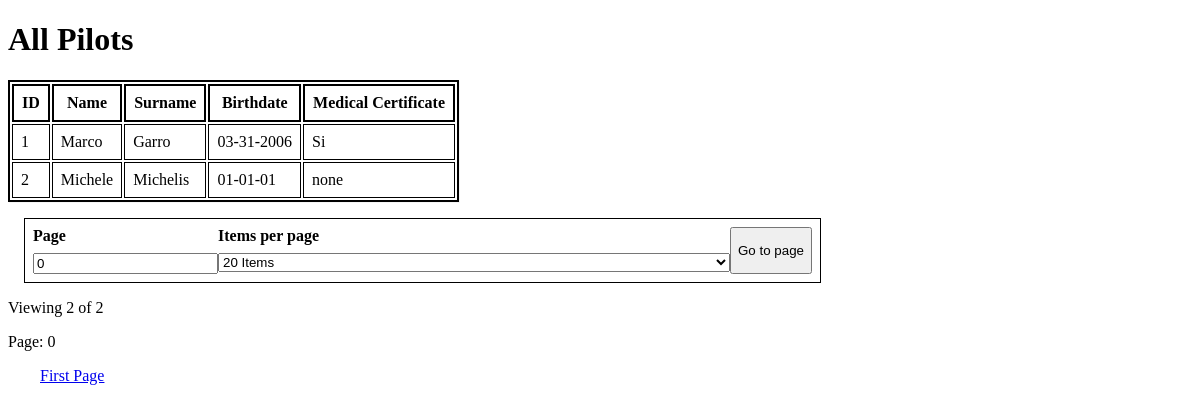
The page /pilots.php on the database as committed earlier.
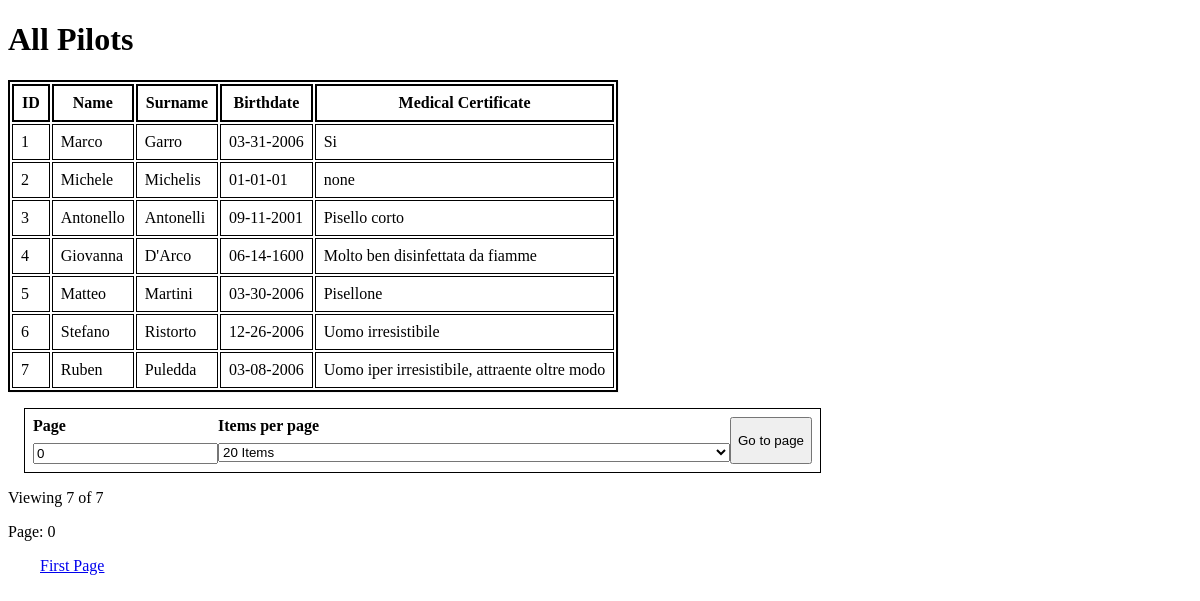
The same page on the database as committed later.
### tables this page shows
CREATE TABLE studentPilot(
    id INTEGER PRIMARY KEY AUTOINCREMENT,
    name TEXT,
    surname TEXT,
    birthDate DATE,
    medicalCertificate TEXT
);

### Dao/PilotsDAO.php (called while the page is built, shortened)
<?php
include_once ("./Classes/Pilot.php");
class PilotsDAO extends GenericDAO {
  public static function getCount(): int {
    $result = GenericDAO::$pdo->query("SELECT COUNT(*) FROM studentPilot;");
    $rows = $result->fetch(PDO::FETCH_NUM);
    return $rows[0];
  }
  public static function readPage($items, $offset): ?array {
    $result = GenericDAO::$pdo->query("SELECT * FROM studentPilot ORDER BY id LIMIT $items OFFSET $offset;");
    $rows = $result->fetchAll(PDO::FETCH_ASSOC);
    $pilots = array();
    foreach ($rows as $row) {
      $pilots[] = new Pilot(
         $row["id"],
         $row["name"],
         $row["surname"],
         $row["birthDate"],
         $row["medicalCertificate"]
      );
    }
    return $pilots;
  }
}

### Classes/Pilot.php (the view, shortened to what this page needs)
<?php
class Pilot {
  private $id;
  private $name;
  private $surname;
  private $birthDate;
  private $medicalCertificate;
  public function __construct($id, $name, $surname, $birthDate, $medicalCertificate)
  {
    $this->id = $id;
    $this->name = $name;
    $this->surname = $surname;
    $this->birthDate = $birthDate;
    $this->medicalCertificate = $medicalCertificate;
  }
  public function toRow(): string {
    return <<< HTML
<tr>
    <td>$this->id</td>
    <td>$this->name</td>
    <td>$this->surname</td>
    <td>$this->birthDate</td>
    <td>$this->medicalCertificate</td>
</tr>
HTML;
  }
}

### pilots.php (shortened to what this page needs)
<?php
include_once ("Classes/Pilot.php");
include_once ("Dao/GenericDAO.php");
include_once ("Dao/PilotsDAO.php");
$items = $_GET['items'] ?? 20;
$offset = $_GET['page'] ?? 0;
$pilots = array();
$totalItems = 0;
try {
  $totalItems = PilotsDAO::getCount();
  if($offset + 1 * $items > $totalItems){
      $offset = 0;
  }
  $pilots = PilotsDAO::readPage($items, $offset * $items);
} catch (Exception $exception) {
  echo "<h1>".$exception->getMessage()."</h1>";
}
?>
<!DOCTYPE html>
<html lang="en">
<head>
  <link rel="stylesheet" type="text/css" href="index.css" />
</head>
<body>
    <h1>All Pilots</h1>
    <table>
        <thead>
            <tr>
                <th>ID</th>
                <th>Name</th>
                <th>Surname</th>
                <th>Birthdate</th>
                <th>Medical Certificate</th>
            </tr>
        </thead>
        <tbody>
            <?php
            if(count($pilots) > 0) {
              foreach ($pilots as $pilot) {
                echo $pilot->toRow();
              }
            } else {
                echo "<h2>no results</h2>";
            }
            ?>
        </tbody>
    </table>
    <footer>
        <form action="pilots.php" method="get">
            <label>Page
                <input type="number" name="page" id="page" value="<?php echo $offset?>" required>
            </label>
            <label>Items per page
                <select id="items" name="items" required>
                    <option value="20" <?php echo ($items == 20)? "selected" : "" ?>>20 Items</option>
                </select>
            </label>
            <button type="submit">Go to page</button>
        </form>
        <p>Viewing <?php
          $viewingItems = $items * ($offset + 1);
          if($viewingItems > $totalItems) $viewingItems = $totalItems;
          echo $viewingItems;
          ?> of <?php echo $totalItems ?></p>
        <p>Page: <?php echo $offset ?></p>
        <a href="pilots.php?items=<?php echo $items?>&page=0">First Page</a>
    </footer>
</body>
</html>

### index.css (style rules this page uses)
body { color: black; }
td, th { border: black 1px solid; padding: 0.5rem; }
table, th { border: black 2px solid; }
table { box-shadow: 1px 1px #0000000a; }
form { border: black 1px solid; margin: 1rem; padding: 0.5rem; display: flex; justify-content: space-between; }
form label { display: flex; flex-flow: column; gap: 0.5rem; font-weight: bold; }
form label select { width: 32rem; }
footer { display: inline-block; }
footer a { padding: 1rem; margin-left: 1rem; }

Rows that differ between the two databases and show on the page:
added studentpilot: id "3", name "Antonello", surname "Antonelli", birthDate "09-11-2001", medicalCertificate "Pisello corto"
added studentpilot: id "4", name "Giovanna", surname "D'Arco", birthDate "06-14-1600", medicalCertificate "Molto ben disinfettata da fiamme"
added studentpilot: id "5", name "Matteo", surname "Martini", birthDate "03-30-2006", medicalCertificate "Pisellone"
added studentpilot: id "6", name "Stefano", surname "Ristorto", birthDate "12-26-2006", medicalCertificate "Uomo irresistibile"
added studentpilot: id "7", name "Ruben", surname "Puledda", birthDate "03-08-2006", medicalCertificate "Uomo iper irresistibile, attraente oltre modo"
Other text that changed with them:
$viewingItems: "2" → "7"
$totalItems: "2" → "7"
